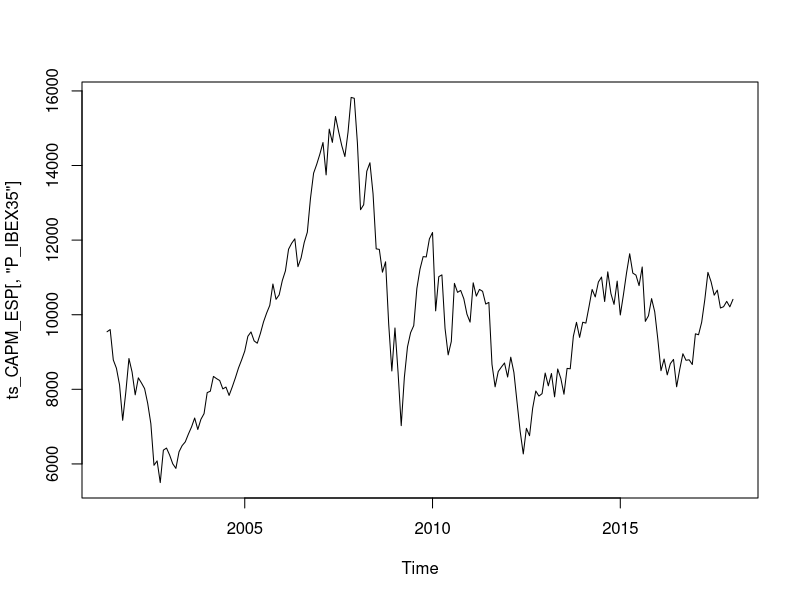
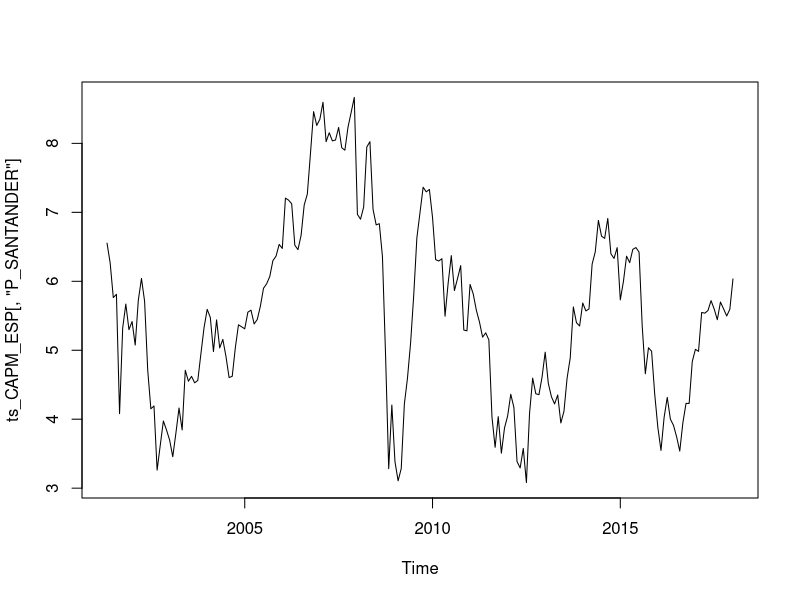
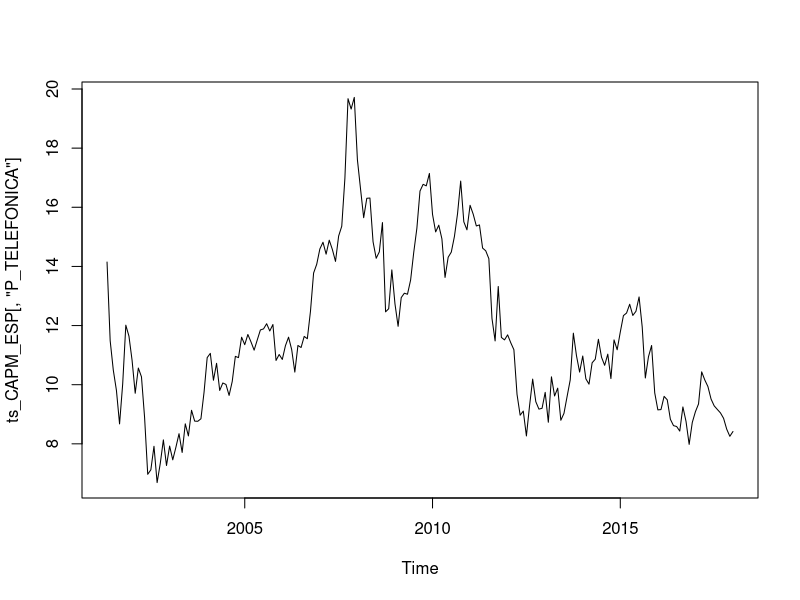
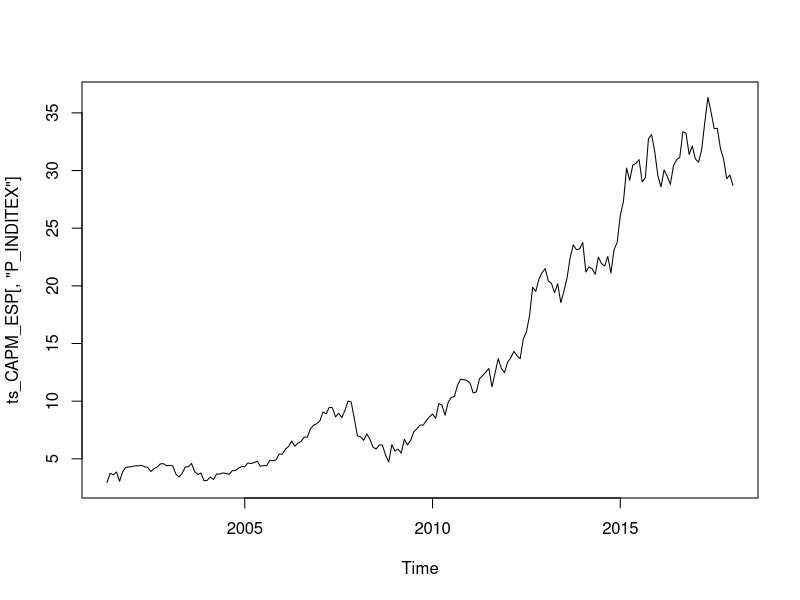
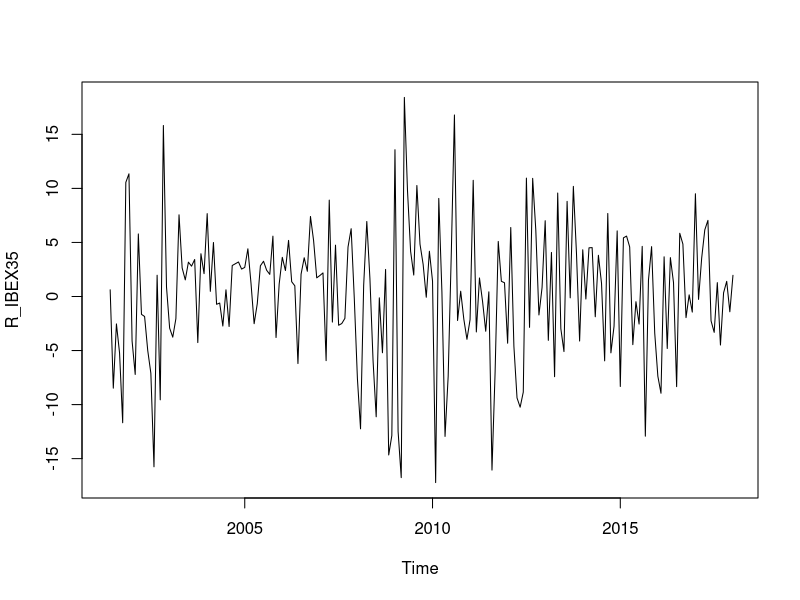
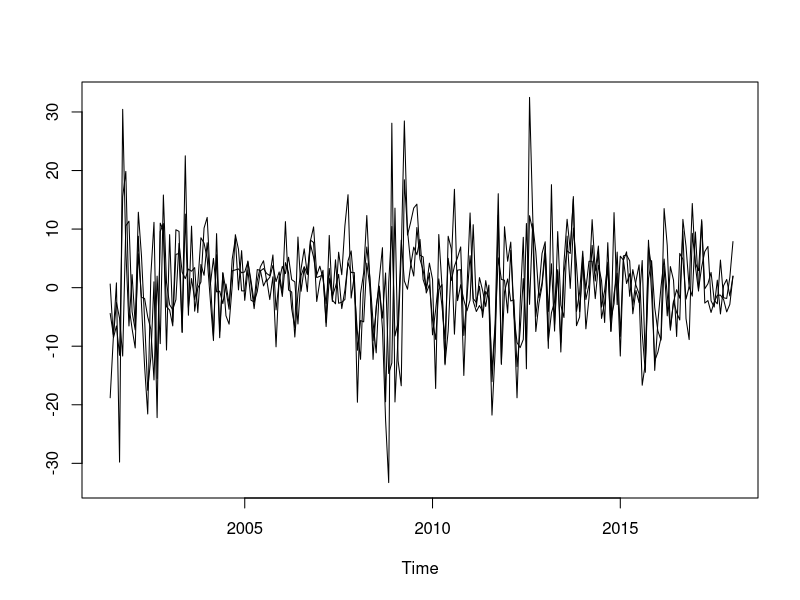
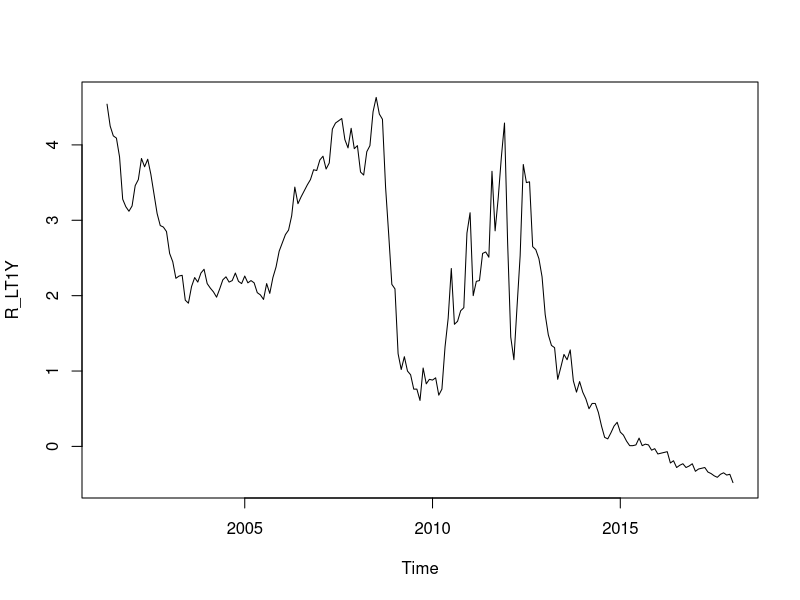
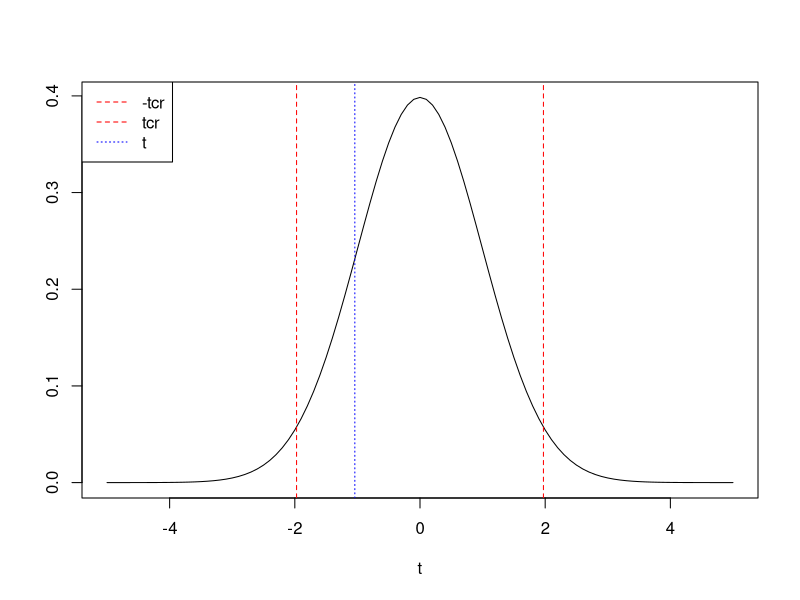

Recreate these plots in R, in order. (Note: this script raises an error after producing the figures.)
setwd("~/Documents/R/R_ECOMET_Ramajo")
library(readr)
CAPM_ESP <- read_csv("CAPM_ESP.csv")
ts_CAPM_ESP <- ts(CAPM_ESP, start=c(2001,5), end = c(2018,1), frequency = 12)
#
ts.plot(ts_CAPM_ESP[,"P_IBEX35"])
ts.plot(ts_CAPM_ESP[,"P_SANTANDER"])
ts.plot(ts_CAPM_ESP[,"P_TELEFONICA"])
ts.plot(ts_CAPM_ESP[,"P_INDITEX"])
#
R_IBEX35 <- ts_CAPM_ESP[,"R_IBEX35"]
R_SANTANDER <- ts_CAPM_ESP[,"R_SANTANDER"]
R_TELEFONICA <- ts_CAPM_ESP[,"R_TELEFONICA"]
R_INDITEX <- ts_CAPM_ESP[,"R_IBEX35"]
R_LT1Y<- ts_CAPM_ESP[,"R_LT1Y"]
ts.plot(R_IBEX35)
ts.plot(R_SANTANDER, R_TELEFONICA, R_INDITEX)
ts.plot(R_LT1Y)
#
ER_IBEX35 <- R_IBEX35-R_LT1Y
ER_SANTANDER <- R_SANTANDER-R_LT1Y
ER_TELEFONICA <- R_TELEFONICA-R_LT1Y
ER_INDITEX <- R_INDITEX-R_LT1Y
#
# Modelo CAPM para las acciones del Banco Santander (repetir los cálculos para Telefónica e Inditex)
#
CAPM_SANTANDER <- lm (ER_SANTANDER~ER_IBEX35)
summary(CAPM_SANTANDER)
# Usando el package dynlm
library(dynlm)
lm_CAPM_SANTANDER <- dynlm(ER_SANTANDER~ER_IBEX35)
summary(lm_CAPM_SANTANDER)
#
# Contrastes de hipótesis
#
# beta1=0 versus beta1≠0
#
# Estadístico t
# Método del valor crítico
alpha <- 0.05 # nivel de significación
b1 <- coef(CAPM_SANTANDER)[[1]] # estimación del parámetro beta1
seb1 <- sqrt(vcov(CAPM_SANTANDER)[1,1]) # estimación de la desviación típica de beta1
c <- 0
df <- df.residual(CAPM_SANTANDER) # grados de libertad
t <- (b1-c)/seb1 # estadístico t
t
tcr <- qt(1-alpha/2, df) # valor crítico
tcr
# Gráfico de la función de densidad t de Student, valor crítico y estadístico t:
curve(dt(x, df), -5, 5, ylab=" ", xlab="t")
abline(v=c(-tcr, tcr, t), col=c("red", "red", "blue"), lty=c(2,2,3))
legend("topleft", legend=c("-tcr", "tcr", "t"), col=c("red", "red", "blue"), lty=c(2, 2, 3))
# Método del P-valor
p <- 2*(1-pt(abs(t), df))
p
# Estadístico F
library(car)
H_0 <- "(Intercept)=0"
linearHypothesis(CAPM_SANTANDER,H_0,test="F")
#
# beta2=1 versus beta1≠1
#
# Estadístico t
# Método del valor crítico
alpha <- 0.05 # nivel de significación
b2 <- coef(CAPM_SANTANDER)[[2]] # estimación del parámetro beta1
seb2 <- sqrt(vcov(CAPM_SANTANDER)[2,2]) # estimación de la desviación típica de beta1
c <- 1
df <- df.residual(CAPM_SANTANDER) # grados de libertada
t <- (b2-c)/seb2 # estadístico t
t
tcr <- qt(1-alpha/2, df) # valor crítico
tcr
# Gráfico de la función de densidad t de Student, valor crítico y estadístico t:
curve(dt(x, df), -5, 5, ylab=" ", xlab="t")
abline(v=c(-tcr, tcr, t), col=c("red", "red", "blue"), lty=c(2,2,3))
legend("topleft", legend=c("-tcr", "tcr", "t"), col=c("red", "red", "blue"), lty=c(2, 2, 3))
# Método del P-valor
p <- 2*(1-pt(abs(t), df))
p
# Estadístico F
hyp <- "ER_IBEX35=1"
linearHypothesis(CAPM_SANTANDER,hyp,test="F")
#
# Contraste conjunto: beta1=0, beta2=1
hyp <- c("(Intercept) = 0", "ER_IBEX35 = 1")
linearHypothesis(CAPM_SANTANDER,hyp,test="F")
#
# Contrastes unilaterales
# 
# beta2≤1 versus beta2>1
#
c <- 1
alpha <- 0.05
t <- (b2-c)/seb2
t
tcr <- qt(1-alpha, df) # alpha no se divide por 2
tcr
curve(dt(x, df), -5, 5, ylab=" ", xlab="t")
abline(v=c(tcr, t), col=c("red", "blue"), lty=c(2, 3))
legend("topleft", legend=c("tcr", "t"),
       col=c("red", "blue"), lty=c(2, 3))
#
p <- 1-pt(t, df)
p
# 
# beta2≥2 versus beta2<2
#
c <- 2
alpha <- 0.05
t <- (b2-c)/seb2
t
tcr <- qt(alpha, df) # alpha no se divide por 2
tcr
curve(dt(x, df), -5, 5, ylab=" ", xlab="t")
abline(v=c(tcr, t), col=c("red", "blue"), lty=c(2, 3))
legend("topleft", legend=c("tcr", "t"),
       col=c("red", "blue"), lty=c(2, 3))
#
p <- pt(t, df)
p
# Intervalos de confianza
IntConf <- confint(CAPM_SANTANDER)
print(IntConf)
#
# Manualmente
#
alpha <- 0.05
tc <- qt(1-alpha/2, df)
#
inf_b1 <- b1-tc*seb1 # cota inferior
sup_b1 <- b1+tc*seb1 # cota superior
inf_b1 ; sup_b1
#
#
inf_b2 <- b2-tc*seb2 # cota inferior
sup_b2 <- b2+tc*seb2 # cota superior
inf_b2 ; sup_b2
#
# Ajuste del modelo (R^2) y ANOVA
s_CAPM_SANTANDER <- summary(CAPM_SANTANDER)
print(s_CAPM_SANTANDER)
names(s_CAPM_SANTANDER)
R2 <- s_CAPM_SANTANDER$r.squared
R2
anova(CAPM_SANTANDER)
# 
T <- nobs(CAPM_SANTANDER)
K <- T-df-residual(CAPM_SANTANDER)
F_0 <- (R2/(K-1))/((1-R2)/(T-K))
F_0
# Residuos del modelo
res <- s_CAPM_SANTANDER$residuals
res <- ts(res, start=c(2001,5), end = c(2018,1), frequency = 12)
plot(res)
hist(res, col="grey")
#
ehat <- resid(CAPM_SANTANDER)
ebar <- mean(ehat)
sdehat <- sd(ehat)
hist(ehat, col="grey", freq=FALSE, main="",
     ylab="density", xlab="ehat")
curve(dnorm(x, ebar, sdehat), col=2, add=TRUE,
      ylab="density", xlab="ehat")
